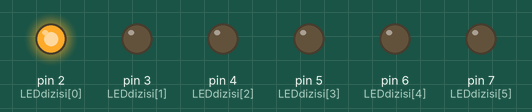
This sketch was run on a simulated Arduino Uno, built with avr-gcc and run on an emulated ATmega328P. On the bench: output pins drawn as LEDs (lit = HIGH).

Above: at 0.02 s.
At 0.47 s:
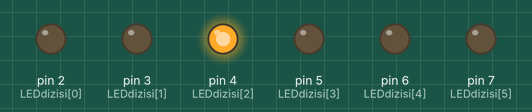
At 0.67 s:
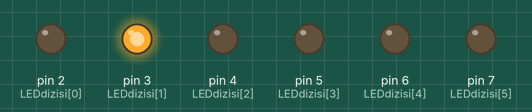
At 1.37 s:
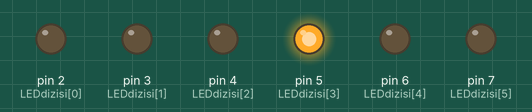
At 2.02 s:
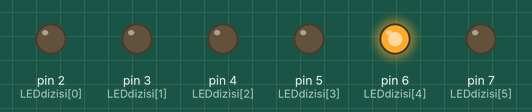
At 2.7 s:
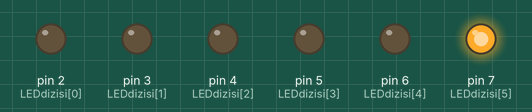
Timing chart, 0 to 3.0 s (numbered marks = the images above):
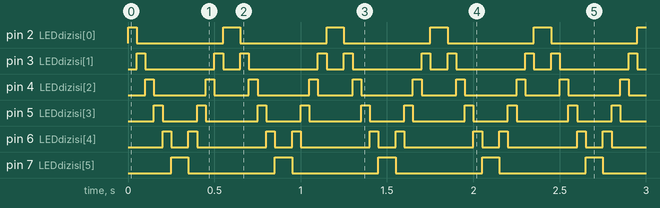

The sketch:

lamp.ino
```cpp
const int LEDdizisi[] = {2,3,4,5,6,7};

void setup () {

  for(int i=0; i<6 ;i++)
  { /* For dongusuyle LEDdizisi elemanlarina ulasiyoruz */
    pinMode(LEDdizisi[i], OUTPUT); /* LED pinleri cikis olarak ayarlandi */
  }

}

void loop() {
  for(int i=0; i<6; i++){ /* Tum LEDleri sirayla 50 milisaniye yakip sonduruyoruz */
    digitalWrite(LEDdizisi[i],HIGH);
    delay(50);
    digitalWrite(LEDdizisi[i],LOW);
  }

  for(int j=5;j>-1; j--)
  { /* LEDleri geri yonde 50 milisaniye yakip sonduruyoruz */
    digitalWrite(LEDdizisi[j],HIGH);
    delay(50);
    digitalWrite(LEDdizisi[j], LOW);
  }
}
```

Measured:
- by itself, pin 2 (LEDdizisi[0]), pin 7 (LEDdizisi[5]): alternates HIGH for 0.10 s and LOW for 0.50 s
- by itself, pin 3 (LEDdizisi[1]): repeats every 0.60 s: LOW 0.40 s, HIGH 0.05 s, LOW 0.10 s, HIGH 0.05 s
- by itself, pin 4 (LEDdizisi[2]): repeats every 0.60 s: LOW 0.30 s, HIGH 0.05 s, LOW 0.20 s, HIGH 0.05 s
- by itself, pin 5 (LEDdizisi[3]): repeats every 0.60 s: LOW 0.20 s, HIGH 0.05 s, LOW 0.30 s, HIGH 0.05 s
- by itself, pin 6 (LEDdizisi[4]): repeats every 0.60 s: LOW 0.10 s, HIGH 0.05 s, LOW 0.40 s, HIGH 0.05 s
